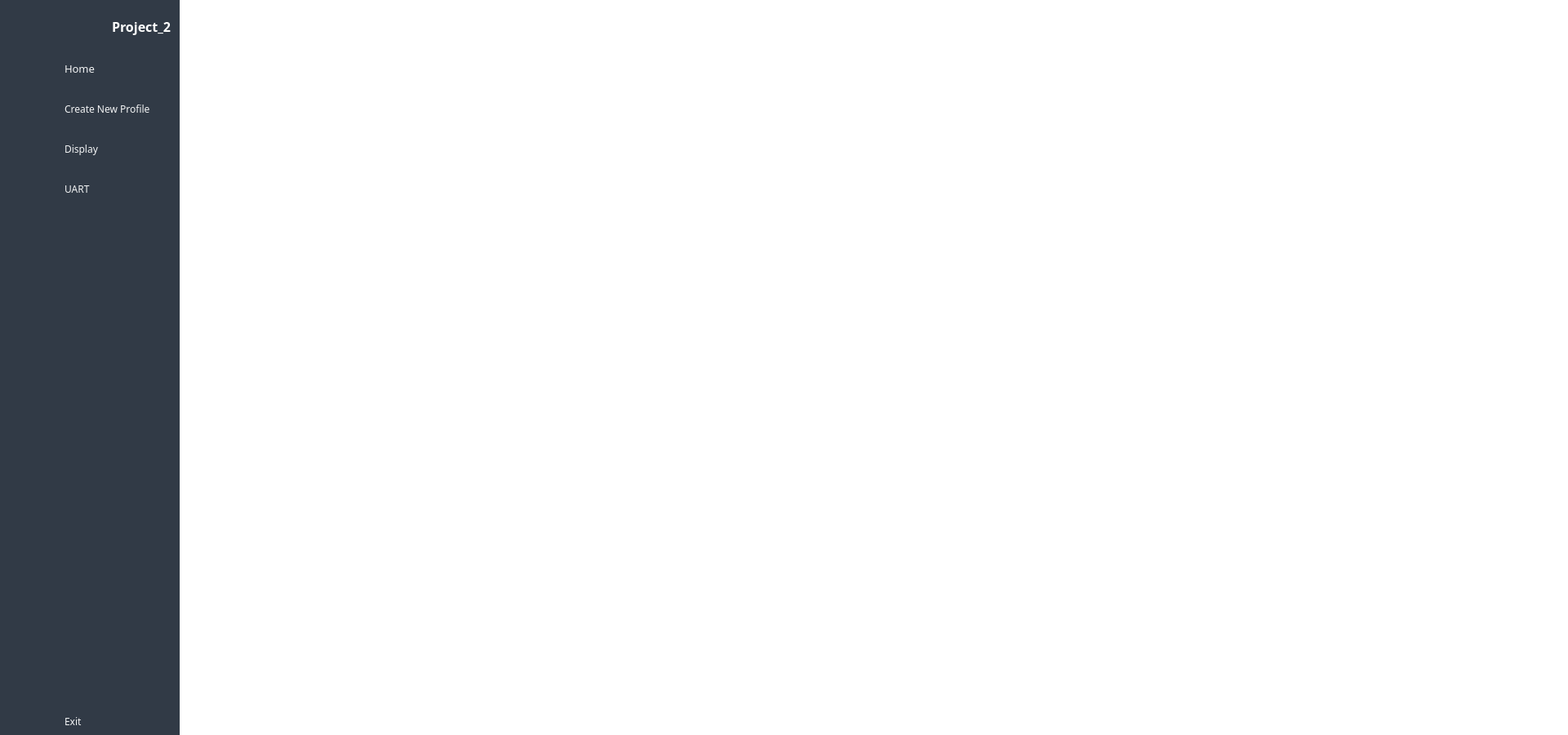
<?xml version="1.0" encoding="UTF-8"?>
<ui version="4.0">
 <class>MainWindow</class>
 <widget class="QMainWindow" name="MainWindow">
  <property name="geometry">
   <rect>
    <x>0</x>
    <y>0</y>
    <width>1920</width>
    <height>900</height>
   </rect>
  </property>
  <property name="windowTitle">
   <string>Health Monitoring System</string>
  </property>
  <property name="windowIcon">
   <iconset resource="img_src.qrc">
    <normaloff>:/icon/Icon_Logo/healthcare.png</normaloff>:/icon/Icon_Logo/healthcare.png</iconset>
  </property>
  <property name="styleSheet">
   <string notr="true">background-color: #fff;</string>
  </property>
  <widget class="QWidget" name="centralwidget">
   <layout class="QGridLayout" name="gridLayout">
    <property name="leftMargin">
     <number>0</number>
    </property>
    <property name="topMargin">
     <number>0</number>
    </property>
    <property name="rightMargin">
     <number>0</number>
    </property>
    <property name="bottomMargin">
     <number>0</number>
    </property>
    <property name="spacing">
     <number>0</number>
    </property>
    <item row="0" column="0">
     <widget class="QWidget" name="icon_only_widget" native="true">
      <property name="styleSheet">
       <string notr="true">	#icon_only_widget {
		background-color: #313a46;
		width:50px;
	}

	#icon_only_widget QPushButton, QLabel {
		height:50px;
		border:none;
		background-color: #313a46;
		/* border-bottom: 1px solid #b0b0b0; */
	}

	#icon_only_widget QPushButton:hover {
		background-color: rgba( 86, 101, 115, 0.5);
	}</string>
      </property>
      <layout class="QVBoxLayout" name="verticalLayout_3">
       <property name="spacing">
        <number>6</number>
       </property>
       <property name="leftMargin">
        <number>0</number>
       </property>
       <property name="topMargin">
        <number>0</number>
       </property>
       <property name="rightMargin">
        <number>0</number>
       </property>
       <property name="bottomMargin">
        <number>0</number>
       </property>
       <item>
        <layout class="QHBoxLayout" name="horizontalLayout_3">
         <item>
          <widget class="QLabel" name="logo_label_1">
           <property name="minimumSize">
            <size>
             <width>64</width>
             <height>64</height>
            </size>
           </property>
           <property name="maximumSize">
            <size>
             <width>64</width>
             <height>64</height>
            </size>
           </property>
           <property name="styleSheet">
            <string notr="true">	#logo_label_1 {
	background-color: rgba(0, 0, 0,0);
		padding: 5px
	}</string>
           </property>
           <property name="text">
            <string/>
           </property>
           <property name="pixmap">
            <pixmap resource="img_src.qrc">:/icon/Icon_Logo/healthcare.png</pixmap>
           </property>
           <property name="scaledContents">
            <bool>true</bool>
           </property>
          </widget>
         </item>
        </layout>
       </item>
       <item>
        <layout class="QVBoxLayout" name="verticalLayout">
         <property name="spacing">
          <number>7</number>
         </property>
         <item>
          <widget class="QPushButton" name="home_btn_1">
           <property name="focusPolicy">
            <enum>Qt::NoFocus</enum>
           </property>
           <property name="styleSheet">
            <string notr="true"/>
           </property>
           <property name="text">
            <string/>
           </property>
           <property name="icon">
            <iconset resource="img_src.qrc">
             <normaloff>:/icon/Icon_Logo/home_black.png</normaloff>
             <normalon>:/icon/Icon_Logo/home_white.png</normalon>:/icon/Icon_Logo/home_black.png</iconset>
           </property>
           <property name="iconSize">
            <size>
             <width>40</width>
             <height>40</height>
            </size>
           </property>
           <property name="checkable">
            <bool>true</bool>
           </property>
           <property name="autoExclusive">
            <bool>true</bool>
           </property>
          </widget>
         </item>
         <item>
          <widget class="QPushButton" name="newprofile_btn_1">
           <property name="focusPolicy">
            <enum>Qt::NoFocus</enum>
           </property>
           <property name="styleSheet">
            <string notr="true"/>
           </property>
           <property name="text">
            <string/>
           </property>
           <property name="icon">
            <iconset resource="img_src.qrc">
             <normaloff>:/icon/Icon_Logo/add-user_black.png</normaloff>
             <normalon>:/icon/Icon_Logo/add-user_white.png</normalon>:/icon/Icon_Logo/add-user_black.png</iconset>
           </property>
           <property name="iconSize">
            <size>
             <width>40</width>
             <height>40</height>
            </size>
           </property>
           <property name="checkable">
            <bool>true</bool>
           </property>
           <property name="autoExclusive">
            <bool>true</bool>
           </property>
          </widget>
         </item>
         <item>
          <widget class="QPushButton" name="display_btn_1">
           <property name="focusPolicy">
            <enum>Qt::NoFocus</enum>
           </property>
           <property name="styleSheet">
            <string notr="true"/>
           </property>
           <property name="text">
            <string/>
           </property>
           <property name="icon">
            <iconset resource="img_src.qrc">
             <normaloff>:/icon/Icon_Logo/heartbeat_black.png</normaloff>
             <normalon>:/icon/Icon_Logo/heartbeat_white.png</normalon>:/icon/Icon_Logo/heartbeat_black.png</iconset>
           </property>
           <property name="iconSize">
            <size>
             <width>40</width>
             <height>40</height>
            </size>
           </property>
           <property name="checkable">
            <bool>true</bool>
           </property>
           <property name="autoExclusive">
            <bool>true</bool>
           </property>
          </widget>
         </item>
         <item>
          <widget class="QPushButton" name="uart_btn_1">
           <property name="focusPolicy">
            <enum>Qt::NoFocus</enum>
           </property>
           <property name="styleSheet">
            <string notr="true"/>
           </property>
           <property name="text">
            <string/>
           </property>
           <property name="icon">
            <iconset resource="img_src.qrc">
             <normaloff>:/icon/Icon_Logo/two-arrows_black.png</normaloff>
             <normalon>:/icon/Icon_Logo/two-arrows_white.png</normalon>:/icon/Icon_Logo/two-arrows_black.png</iconset>
           </property>
           <property name="iconSize">
            <size>
             <width>40</width>
             <height>40</height>
            </size>
           </property>
           <property name="checkable">
            <bool>true</bool>
           </property>
           <property name="autoExclusive">
            <bool>true</bool>
           </property>
          </widget>
         </item>
         <item>
          <spacer name="verticalSpacer">
           <property name="orientation">
            <enum>Qt::Vertical</enum>
           </property>
           <property name="sizeHint" stdset="0">
            <size>
             <width>20</width>
             <height>375</height>
            </size>
           </property>
          </spacer>
         </item>
        </layout>
       </item>
       <item>
        <widget class="QPushButton" name="exit_btn_1">
         <property name="focusPolicy">
          <enum>Qt::NoFocus</enum>
         </property>
         <property name="styleSheet">
          <string notr="true"/>
         </property>
         <property name="text">
          <string/>
         </property>
         <property name="icon">
          <iconset resource="img_src.qrc">
           <normaloff>:/icon/Icon_Logo/logout_black.png</normaloff>:/icon/Icon_Logo/logout_black.png</iconset>
         </property>
         <property name="iconSize">
          <size>
           <width>32</width>
           <height>32</height>
          </size>
         </property>
        </widget>
       </item>
      </layout>
     </widget>
    </item>
    <item row="0" column="1">
     <widget class="QWidget" name="full_menu_widget" native="true">
      <property name="styleSheet">
       <string notr="true">	#full_menu_widget {
		background-color: #313a46;
	}

	/* style for QPushButton */
	#full_menu_widget QPushButton {
		border:none;
		border-radius: 3px;
		text-align: left;
		padding: 4px 10px 8px 15px;
		color: #f2f3f4;
		background-color: #313a46;
	}

	#full_menu_widget QPushButton:hover {
		background-color: rgba( 86, 101, 115, 0.5);
	}

	#full_menu_widget QPushButton:checked {
		color: #fff;
	}</string>
      </property>
      <layout class="QVBoxLayout" name="verticalLayout_4">
       <property name="spacing">
        <number>7</number>
       </property>
       <property name="leftMargin">
        <number>0</number>
       </property>
       <property name="topMargin">
        <number>0</number>
       </property>
       <property name="rightMargin">
        <number>0</number>
       </property>
       <property name="bottomMargin">
        <number>0</number>
       </property>
       <item>
        <layout class="QHBoxLayout" name="horizontalLayout_2">
         <property name="spacing">
          <number>0</number>
         </property>
         <item>
          <widget class="QLabel" name="logo_label_2">
           <property name="minimumSize">
            <size>
             <width>64</width>
             <height>64</height>
            </size>
           </property>
           <property name="maximumSize">
            <size>
             <width>64</width>
             <height>64</height>
            </size>
           </property>
           <property name="styleSheet">
            <string notr="true">background-color: rgba(0, 0, 0, 0);</string>
           </property>
           <property name="text">
            <string/>
           </property>
           <property name="pixmap">
            <pixmap resource="img_src.qrc">:/icon/Icon_Logo/healthcare.png</pixmap>
           </property>
           <property name="scaledContents">
            <bool>true</bool>
           </property>
          </widget>
         </item>
         <item>
          <widget class="QLabel" name="logo_label_3">
           <property name="font">
            <font>
             <family>Rockwell</family>
             <pointsize>12</pointsize>
             <weight>75</weight>
             <bold>true</bold>
            </font>
           </property>
           <property name="styleSheet">
            <string notr="true">	#logo_label_3 {
		padding: 5px;
		color: #fff;
		
	background-color: rgba(0, 0, 0,0);
	}</string>
           </property>
           <property name="text">
            <string>Project_2</string>
           </property>
          </widget>
         </item>
        </layout>
       </item>
       <item>
        <layout class="QVBoxLayout" name="verticalLayout_2">
         <property name="spacing">
          <number>20</number>
         </property>
         <item>
          <widget class="QPushButton" name="home_btn_2">
           <property name="font">
            <font>
             <family>Rockwell</family>
             <pointsize>10</pointsize>
            </font>
           </property>
           <property name="focusPolicy">
            <enum>Qt::NoFocus</enum>
           </property>
           <property name="autoFillBackground">
            <bool>false</bool>
           </property>
           <property name="styleSheet">
            <string notr="true"/>
           </property>
           <property name="text">
            <string>Home</string>
           </property>
           <property name="icon">
            <iconset resource="img_src.qrc">
             <normaloff>:/icon/Icon_Logo/home_black.png</normaloff>
             <normalon>:/icon/Icon_Logo/home_white.png</normalon>:/icon/Icon_Logo/home_black.png</iconset>
           </property>
           <property name="iconSize">
            <size>
             <width>30</width>
             <height>30</height>
            </size>
           </property>
           <property name="checkable">
            <bool>true</bool>
           </property>
           <property name="autoExclusive">
            <bool>true</bool>
           </property>
          </widget>
         </item>
         <item>
          <widget class="QPushButton" name="newprofile_btn_2">
           <property name="font">
            <font>
             <family>Rockwell</family>
             <pointsize>9</pointsize>
            </font>
           </property>
           <property name="focusPolicy">
            <enum>Qt::NoFocus</enum>
           </property>
           <property name="styleSheet">
            <string notr="true"/>
           </property>
           <property name="text">
            <string>Create New Profile</string>
           </property>
           <property name="icon">
            <iconset resource="img_src.qrc">
             <normaloff>:/icon/Icon_Logo/add-user_black.png</normaloff>
             <normalon>:/icon/Icon_Logo/add-user_white.png</normalon>:/icon/Icon_Logo/add-user_black.png</iconset>
           </property>
           <property name="iconSize">
            <size>
             <width>30</width>
             <height>30</height>
            </size>
           </property>
           <property name="checkable">
            <bool>true</bool>
           </property>
           <property name="autoExclusive">
            <bool>true</bool>
           </property>
          </widget>
         </item>
         <item>
          <widget class="QPushButton" name="display_btn_2">
           <property name="font">
            <font>
             <family>Rockwell</family>
             <pointsize>9</pointsize>
            </font>
           </property>
           <property name="focusPolicy">
            <enum>Qt::NoFocus</enum>
           </property>
           <property name="styleSheet">
            <string notr="true"/>
           </property>
           <property name="text">
            <string>Display</string>
           </property>
           <property name="icon">
            <iconset resource="img_src.qrc">
             <normaloff>:/icon/Icon_Logo/heartbeat_black.png</normaloff>
             <normalon>:/icon/Icon_Logo/heartbeat_white.png</normalon>:/icon/Icon_Logo/heartbeat_black.png</iconset>
           </property>
           <property name="iconSize">
            <size>
             <width>30</width>
             <height>30</height>
            </size>
           </property>
           <property name="checkable">
            <bool>true</bool>
           </property>
           <property name="autoExclusive">
            <bool>true</bool>
           </property>
          </widget>
         </item>
         <item>
          <widget class="QPushButton" name="uart_btn_2">
           <property name="sizePolicy">
            <sizepolicy hsizetype="Minimum" vsizetype="Fixed">
             <horstretch>50</horstretch>
             <verstretch>60</verstretch>
            </sizepolicy>
           </property>
           <property name="font">
            <font>
             <family>Rockwell</family>
             <pointsize>9</pointsize>
            </font>
           </property>
           <property name="focusPolicy">
            <enum>Qt::NoFocus</enum>
           </property>
           <property name="styleSheet">
            <string notr="true"/>
           </property>
           <property name="text">
            <string>UART</string>
           </property>
           <property name="icon">
            <iconset resource="img_src.qrc">
             <normaloff>:/icon/Icon_Logo/two-arrows_black.png</normaloff>
             <normalon>:/icon/Icon_Logo/two-arrows_white.png</normalon>:/icon/Icon_Logo/two-arrows_black.png</iconset>
           </property>
           <property name="iconSize">
            <size>
             <width>24</width>
             <height>24</height>
            </size>
           </property>
           <property name="checkable">
            <bool>true</bool>
           </property>
           <property name="autoExclusive">
            <bool>true</bool>
           </property>
          </widget>
         </item>
        </layout>
       </item>
       <item>
        <spacer name="verticalSpacer_2">
         <property name="orientation">
          <enum>Qt::Vertical</enum>
         </property>
         <property name="sizeHint" stdset="0">
          <size>
           <width>20</width>
           <height>373</height>
          </size>
         </property>
        </spacer>
       </item>
       <item>
        <widget class="QPushButton" name="exit_btn_2">
         <property name="font">
          <font>
           <family>Rockwell</family>
           <pointsize>9</pointsize>
          </font>
         </property>
         <property name="focusPolicy">
          <enum>Qt::NoFocus</enum>
         </property>
         <property name="styleSheet">
          <string notr="true"/>
         </property>
         <property name="text">
          <string>Exit</string>
         </property>
         <property name="icon">
          <iconset>
           <normaloff>:/icon/icon/close-window-64.ico</normaloff>
           <normalon>:/icon/Icon_Logo/logout_black.png</normalon>:/icon/icon/close-window-64.ico</iconset>
         </property>
         <property name="iconSize">
          <size>
           <width>25</width>
           <height>25</height>
          </size>
         </property>
        </widget>
       </item>
      </layout>
     </widget>
    </item>
    <item row="0" column="2">
     <widget class="QWidget" name="widget_3" native="true">
      <layout class="QVBoxLayout" name="verticalLayout_5">
       <property name="spacing">
        <number>0</number>
       </property>
       <property name="leftMargin">
        <number>0</number>
       </property>
       <property name="topMargin">
        <number>0</number>
       </property>
       <property name="rightMargin">
        <number>0</number>
       </property>
       <property name="bottomMargin">
        <number>0</number>
       </property>
       <item>
        <widget class="QWidget" name="widget" native="true">
         <property name="minimumSize">
          <size>
           <width>0</width>
           <height>40</height>
          </size>
         </property>
         <property name="styleSheet">
          <string notr="true"/>
         </property>
         <layout class="QHBoxLayout" name="horizontalLayout_4">
          <property name="spacing">
           <number>0</number>
          </property>
          <property name="leftMargin">
           <number>0</number>
          </property>
          <property name="topMargin">
           <number>0</number>
          </property>
          <property name="rightMargin">
           <number>9</number>
          </property>
          <property name="bottomMargin">
           <number>0</number>
          </property>
          <item>
           <widget class="QPushButton" name="change_btn">
            <property name="focusPolicy">
             <enum>Qt::NoFocus</enum>
            </property>
            <property name="styleSheet">
             <string notr="true">	#change_btn {
		padding: 5px;
		border: none;
		width: 30px;
		height: 30px;
	}</string>
            </property>
            <property name="text">
             <string/>
            </property>
            <property name="icon">
             <iconset resource="img_src.qrc">
              <normaloff>:/icon/Icon_Logo/sidebar_black.png</normaloff>:/icon/Icon_Logo/sidebar_black.png</iconset>
            </property>
            <property name="iconSize">
             <size>
              <width>24</width>
              <height>24</height>
             </size>
            </property>
            <property name="checkable">
             <bool>true</bool>
            </property>
           </widget>
          </item>
          <item>
           <spacer name="horizontalSpacer">
            <property name="orientation">
             <enum>Qt::Horizontal</enum>
            </property>
            <property name="sizeHint" stdset="0">
             <size>
              <width>236</width>
              <height>20</height>
             </size>
            </property>
           </spacer>
          </item>
          <item>
           <layout class="QHBoxLayout" name="horizontalLayout">
            <property name="spacing">
             <number>10</number>
            </property>
           </layout>
          </item>
          <item>
           <spacer name="horizontalSpacer_2">
            <property name="orientation">
             <enum>Qt::Horizontal</enum>
            </property>
            <property name="sizeHint" stdset="0">
             <size>
              <width>236</width>
              <height>20</height>
             </size>
            </property>
           </spacer>
          </item>
         </layout>
        </widget>
       </item>
       <item>
        <widget class="QStackedWidget" name="stackedWidget">
         <property name="currentIndex">
          <number>5</number>
         </property>
         <widget class="QWidget" name="page">
          <layout class="QGridLayout" name="gridLayout_2"/>
         </widget>
         <widget class="QWidget" name="page_2">
          <layout class="QGridLayout" name="gridLayout_3">
           <item row="0" column="0">
            <widget class="QLabel" name="label_5">
             <property name="font">
              <font>
               <pointsize>20</pointsize>
              </font>
             </property>
             <property name="text">
              <string>HomePage</string>
             </property>
             <property name="alignment">
              <set>Qt::AlignCenter</set>
             </property>
            </widget>
           </item>
          </layout>
         </widget>
         <widget class="QWidget" name="page_3">
          <layout class="QGridLayout" name="gridLayout_4">
           <item row="0" column="0">
            <widget class="QLabel" name="label_6">
             <property name="font">
              <font>
               <pointsize>20</pointsize>
              </font>
             </property>
             <property name="text">
              <string>Create New Profile</string>
             </property>
             <property name="alignment">
              <set>Qt::AlignCenter</set>
             </property>
            </widget>
           </item>
          </layout>
         </widget>
         <widget class="QWidget" name="page_4">
          <layout class="QGridLayout" name="gridLayout_5">
           <item row="0" column="0">
            <widget class="QLabel" name="label_7">
             <property name="font">
              <font>
               <pointsize>20</pointsize>
              </font>
             </property>
             <property name="text">
              <string>Display</string>
             </property>
             <property name="alignment">
              <set>Qt::AlignCenter</set>
             </property>
            </widget>
           </item>
          </layout>
         </widget>
         <widget class="QWidget" name="page_5">
          <layout class="QGridLayout" name="gridLayout_6">
           <item row="0" column="0">
            <widget class="QLabel" name="label_8">
             <property name="font">
              <font>
               <pointsize>20</pointsize>
              </font>
             </property>
             <property name="text">
              <string>UART</string>
             </property>
             <property name="alignment">
              <set>Qt::AlignCenter</set>
             </property>
            </widget>
           </item>
          </layout>
         </widget>
         <widget class="QWidget" name="page_6">
          <layout class="QGridLayout" name="gridLayout_7"/>
         </widget>
         <widget class="QWidget" name="page_7">
          <layout class="QGridLayout" name="gridLayout_8"/>
         </widget>
        </widget>
       </item>
      </layout>
     </widget>
    </item>
   </layout>
  </widget>
 </widget>
 <resources>
  <include location="img_src.qrc"/>
  <include location="C:/Users/ADMIN/.designer/backup/img_src.qrc"/>
 </resources>
 <connections>
  <connection>
   <sender>change_btn</sender>
   <signal>toggled(bool)</signal>
   <receiver>icon_only_widget</receiver>
   <slot>setVisible(bool)</slot>
   <hints>
    <hint type="sourcelabel">
     <x>197</x>
     <y>23</y>
    </hint>
    <hint type="destinationlabel">
     <x>50</x>
     <y>362</y>
    </hint>
   </hints>
  </connection>
  <connection>
   <sender>change_btn</sender>
   <signal>toggled(bool)</signal>
   <receiver>full_menu_widget</receiver>
   <slot>setHidden(bool)</slot>
   <hints>
    <hint type="sourcelabel">
     <x>188</x>
     <y>25</y>
    </hint>
    <hint type="destinationlabel">
     <x>173</x>
     <y>257</y>
    </hint>
   </hints>
  </connection>
  <connection>
   <sender>home_btn_1</sender>
   <signal>toggled(bool)</signal>
   <receiver>home_btn_2</receiver>
   <slot>setChecked(bool)</slot>
   <hints>
    <hint type="sourcelabel">
     <x>27</x>
     <y>69</y>
    </hint>
    <hint type="destinationlabel">
     <x>72</x>
     <y>76</y>
    </hint>
   </hints>
  </connection>
  <connection>
   <sender>newprofile_btn_1</sender>
   <signal>toggled(bool)</signal>
   <receiver>newprofile_btn_2</receiver>
   <slot>setChecked(bool)</slot>
   <hints>
    <hint type="sourcelabel">
     <x>33</x>
     <y>100</y>
    </hint>
    <hint type="destinationlabel">
     <x>67</x>
     <y>99</y>
    </hint>
   </hints>
  </connection>
  <connection>
   <sender>display_btn_1</sender>
   <signal>toggled(bool)</signal>
   <receiver>display_btn_2</receiver>
   <slot>setChecked(bool)</slot>
   <hints>
    <hint type="sourcelabel">
     <x>33</x>
     <y>123</y>
    </hint>
    <hint type="destinationlabel">
     <x>69</x>
     <y>125</y>
    </hint>
   </hints>
  </connection>
  <connection>
   <sender>uart_btn_1</sender>
   <signal>toggled(bool)</signal>
   <receiver>uart_btn_2</receiver>
   <slot>setChecked(bool)</slot>
   <hints>
    <hint type="sourcelabel">
     <x>24</x>
     <y>148</y>
    </hint>
    <hint type="destinationlabel">
     <x>72</x>
     <y>148</y>
    </hint>
   </hints>
  </connection>
  <connection>
   <sender>home_btn_2</sender>
   <signal>toggled(bool)</signal>
   <receiver>home_btn_1</receiver>
   <slot>setChecked(bool)</slot>
   <hints>
    <hint type="sourcelabel">
     <x>70</x>
     <y>63</y>
    </hint>
    <hint type="destinationlabel">
     <x>41</x>
     <y>60</y>
    </hint>
   </hints>
  </connection>
  <connection>
   <sender>newprofile_btn_2</sender>
   <signal>toggled(bool)</signal>
   <receiver>newprofile_btn_1</receiver>
   <slot>setChecked(bool)</slot>
   <hints>
    <hint type="sourcelabel">
     <x>160</x>
     <y>99</y>
    </hint>
    <hint type="destinationlabel">
     <x>26</x>
     <y>90</y>
    </hint>
   </hints>
  </connection>
  <connection>
   <sender>display_btn_2</sender>
   <signal>toggled(bool)</signal>
   <receiver>display_btn_1</receiver>
   <slot>setChecked(bool)</slot>
   <hints>
    <hint type="sourcelabel">
     <x>143</x>
     <y>112</y>
    </hint>
    <hint type="destinationlabel">
     <x>39</x>
     <y>114</y>
    </hint>
   </hints>
  </connection>
  <connection>
   <sender>uart_btn_2</sender>
   <signal>toggled(bool)</signal>
   <receiver>uart_btn_1</receiver>
   <slot>setChecked(bool)</slot>
   <hints>
    <hint type="sourcelabel">
     <x>162</x>
     <y>142</y>
    </hint>
    <hint type="destinationlabel">
     <x>43</x>
     <y>144</y>
    </hint>
   </hints>
  </connection>
  <connection>
   <sender>exit_btn_2</sender>
   <signal>clicked()</signal>
   <receiver>MainWindow</receiver>
   <slot>close()</slot>
   <hints>
    <hint type="sourcelabel">
     <x>126</x>
     <y>584</y>
    </hint>
    <hint type="destinationlabel">
     <x>284</x>
     <y>606</y>
    </hint>
   </hints>
  </connection>
  <connection>
   <sender>exit_btn_1</sender>
   <signal>clicked()</signal>
   <receiver>MainWindow</receiver>
   <slot>close()</slot>
   <hints>
    <hint type="sourcelabel">
     <x>34</x>
     <y>592</y>
    </hint>
    <hint type="destinationlabel">
     <x>47</x>
     <y>626</y>
    </hint>
   </hints>
  </connection>
 </connections>
</ui>
